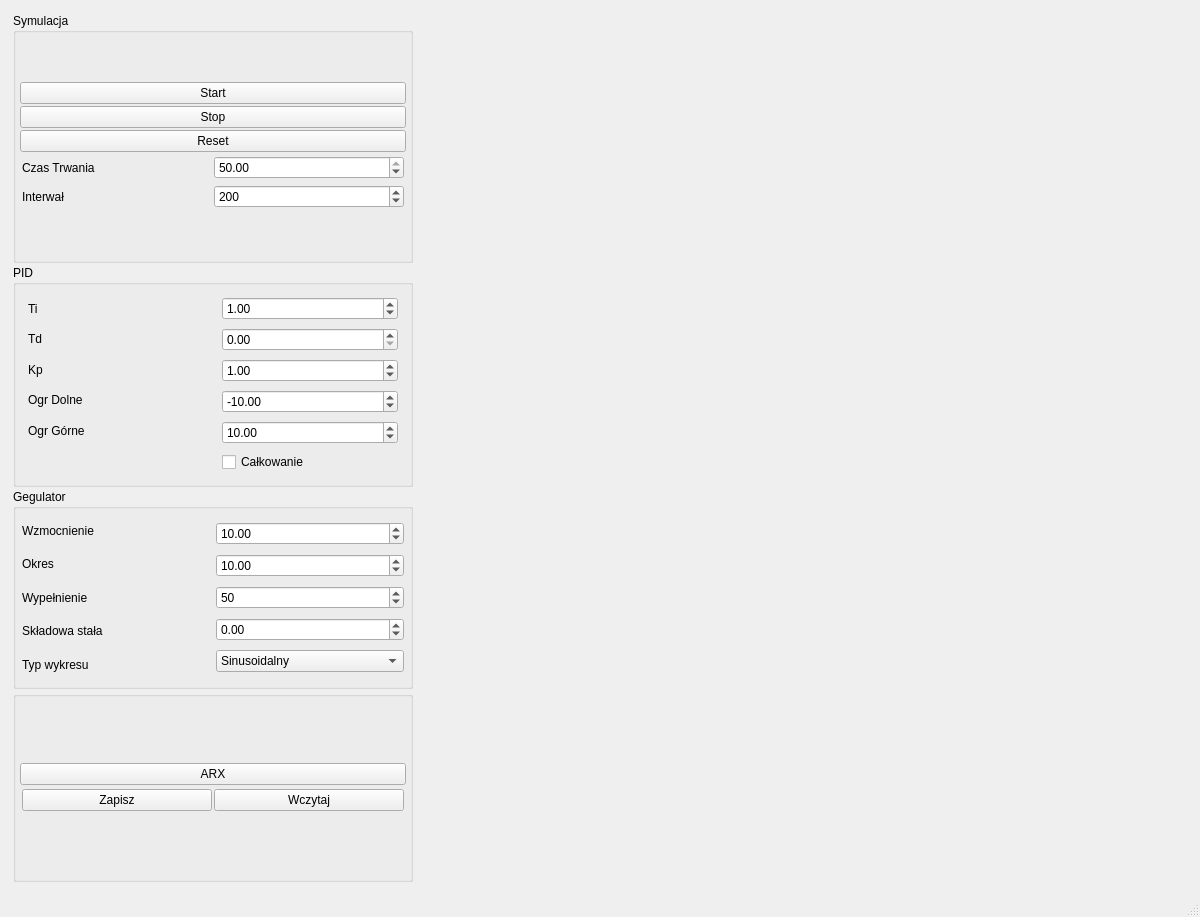
<?xml version="1.0" encoding="UTF-8"?>
<ui version="4.0">
 <class>MainWindow</class>
 <widget class="QMainWindow" name="MainWindow">
  <property name="geometry">
   <rect>
    <x>0</x>
    <y>0</y>
    <width>1200</width>
    <height>917</height>
   </rect>
  </property>
  <property name="sizePolicy">
   <sizepolicy hsizetype="Preferred" vsizetype="Preferred">
    <horstretch>0</horstretch>
    <verstretch>0</verstretch>
   </sizepolicy>
  </property>
  <property name="minimumSize">
   <size>
    <width>1200</width>
    <height>750</height>
   </size>
  </property>
  <property name="windowTitle">
   <string>MainWindow</string>
  </property>
  <widget class="QWidget" name="centralwidget">
   <layout class="QVBoxLayout" name="verticalLayout_6">
    <item>
     <layout class="QHBoxLayout" name="horizontalLayout_8">
      <property name="spacing">
       <number>2</number>
      </property>
      <property name="leftMargin">
       <number>2</number>
      </property>
      <property name="topMargin">
       <number>2</number>
      </property>
      <property name="rightMargin">
       <number>2</number>
      </property>
      <property name="bottomMargin">
       <number>2</number>
      </property>
      <item>
       <layout class="QVBoxLayout" name="verticalLayout_7">
        <property name="spacing">
         <number>2</number>
        </property>
        <property name="leftMargin">
         <number>2</number>
        </property>
        <property name="topMargin">
         <number>2</number>
        </property>
        <property name="rightMargin">
         <number>2</number>
        </property>
        <property name="bottomMargin">
         <number>2</number>
        </property>
        <item>
         <widget class="QGroupBox" name="symulacjagroupBox">
          <property name="sizePolicy">
           <sizepolicy hsizetype="Preferred" vsizetype="Preferred">
            <horstretch>0</horstretch>
            <verstretch>0</verstretch>
           </sizepolicy>
          </property>
          <property name="minimumSize">
           <size>
            <width>300</width>
            <height>250</height>
           </size>
          </property>
          <property name="maximumSize">
           <size>
            <width>400</width>
            <height>350</height>
           </size>
          </property>
          <property name="title">
           <string>Symulacja</string>
          </property>
          <layout class="QGridLayout" name="gridLayout_2">
           <property name="leftMargin">
            <number>2</number>
           </property>
           <property name="topMargin">
            <number>2</number>
           </property>
           <property name="rightMargin">
            <number>2</number>
           </property>
           <property name="bottomMargin">
            <number>2</number>
           </property>
           <property name="spacing">
            <number>2</number>
           </property>
           <item row="0" column="0">
            <layout class="QVBoxLayout" name="verticalLayout_4">
             <property name="spacing">
              <number>2</number>
             </property>
             <property name="sizeConstraint">
              <enum>QLayout::SetDefaultConstraint</enum>
             </property>
             <property name="leftMargin">
              <number>2</number>
             </property>
             <property name="topMargin">
              <number>2</number>
             </property>
             <property name="rightMargin">
              <number>2</number>
             </property>
             <property name="bottomMargin">
              <number>2</number>
             </property>
             <item>
              <widget class="QPushButton" name="StartPB">
               <property name="sizePolicy">
                <sizepolicy hsizetype="Expanding" vsizetype="Fixed">
                 <horstretch>0</horstretch>
                 <verstretch>0</verstretch>
                </sizepolicy>
               </property>
               <property name="text">
                <string>Start</string>
               </property>
              </widget>
             </item>
             <item>
              <widget class="QPushButton" name="StopPB">
               <property name="sizePolicy">
                <sizepolicy hsizetype="Expanding" vsizetype="Fixed">
                 <horstretch>0</horstretch>
                 <verstretch>0</verstretch>
                </sizepolicy>
               </property>
               <property name="text">
                <string>Stop</string>
               </property>
              </widget>
             </item>
             <item>
              <widget class="QPushButton" name="ResetPB">
               <property name="sizePolicy">
                <sizepolicy hsizetype="Expanding" vsizetype="Fixed">
                 <horstretch>0</horstretch>
                 <verstretch>0</verstretch>
                </sizepolicy>
               </property>
               <property name="text">
                <string>Reset</string>
               </property>
              </widget>
             </item>
             <item>
              <layout class="QHBoxLayout" name="horizontalLayout_3">
               <property name="spacing">
                <number>2</number>
               </property>
               <property name="leftMargin">
                <number>2</number>
               </property>
               <property name="topMargin">
                <number>2</number>
               </property>
               <property name="rightMargin">
                <number>2</number>
               </property>
               <property name="bottomMargin">
                <number>2</number>
               </property>
               <item>
                <widget class="QLabel" name="label_5">
                 <property name="sizePolicy">
                  <sizepolicy hsizetype="Expanding" vsizetype="Preferred">
                   <horstretch>0</horstretch>
                   <verstretch>0</verstretch>
                  </sizepolicy>
                 </property>
                 <property name="text">
                  <string>Czas Trwania</string>
                 </property>
                </widget>
               </item>
               <item>
                <widget class="QDoubleSpinBox" name="czasTrwaniadoubleSpinBox">
                 <property name="sizePolicy">
                  <sizepolicy hsizetype="Expanding" vsizetype="Fixed">
                   <horstretch>0</horstretch>
                   <verstretch>0</verstretch>
                  </sizepolicy>
                 </property>
                 <property name="minimum">
                  <double>1.000000000000000</double>
                 </property>
                 <property name="maximum">
                  <double>50.000000000000000</double>
                 </property>
                 <property name="value">
                  <double>50.000000000000000</double>
                 </property>
                </widget>
               </item>
              </layout>
             </item>
             <item>
              <layout class="QHBoxLayout" name="horizontalLayout_2">
               <property name="spacing">
                <number>2</number>
               </property>
               <property name="leftMargin">
                <number>2</number>
               </property>
               <property name="topMargin">
                <number>2</number>
               </property>
               <property name="rightMargin">
                <number>2</number>
               </property>
               <property name="bottomMargin">
                <number>2</number>
               </property>
               <item>
                <widget class="QLabel" name="label_4">
                 <property name="sizePolicy">
                  <sizepolicy hsizetype="Expanding" vsizetype="Preferred">
                   <horstretch>0</horstretch>
                   <verstretch>0</verstretch>
                  </sizepolicy>
                 </property>
                 <property name="text">
                  <string>Interwał</string>
                 </property>
                </widget>
               </item>
               <item>
                <widget class="QSpinBox" name="interwalSpinBox">
                 <property name="sizePolicy">
                  <sizepolicy hsizetype="Expanding" vsizetype="Fixed">
                   <horstretch>0</horstretch>
                   <verstretch>0</verstretch>
                  </sizepolicy>
                 </property>
                 <property name="minimum">
                  <number>10</number>
                 </property>
                 <property name="maximum">
                  <number>1000</number>
                 </property>
                 <property name="value">
                  <number>200</number>
                 </property>
                </widget>
               </item>
              </layout>
             </item>
            </layout>
           </item>
          </layout>
         </widget>
        </item>
        <item>
         <widget class="QGroupBox" name="PIDgroupBox">
          <property name="sizePolicy">
           <sizepolicy hsizetype="Preferred" vsizetype="Preferred">
            <horstretch>0</horstretch>
            <verstretch>0</verstretch>
           </sizepolicy>
          </property>
          <property name="minimumSize">
           <size>
            <width>300</width>
            <height>200</height>
           </size>
          </property>
          <property name="maximumSize">
           <size>
            <width>400</width>
            <height>300</height>
           </size>
          </property>
          <property name="title">
           <string>PID</string>
          </property>
          <layout class="QGridLayout" name="gridLayout_3">
           <property name="leftMargin">
            <number>2</number>
           </property>
           <property name="topMargin">
            <number>2</number>
           </property>
           <property name="rightMargin">
            <number>2</number>
           </property>
           <property name="bottomMargin">
            <number>2</number>
           </property>
           <property name="spacing">
            <number>2</number>
           </property>
           <item row="0" column="0">
            <layout class="QHBoxLayout" name="horizontalLayout">
             <property name="spacing">
              <number>2</number>
             </property>
             <property name="sizeConstraint">
              <enum>QLayout::SetDefaultConstraint</enum>
             </property>
             <property name="leftMargin">
              <number>2</number>
             </property>
             <property name="topMargin">
              <number>2</number>
             </property>
             <property name="rightMargin">
              <number>2</number>
             </property>
             <property name="bottomMargin">
              <number>2</number>
             </property>
             <item>
              <layout class="QVBoxLayout" name="verticalLayout_2">
               <property name="spacing">
                <number>8</number>
               </property>
               <property name="sizeConstraint">
                <enum>QLayout::SetDefaultConstraint</enum>
               </property>
               <property name="leftMargin">
                <number>8</number>
               </property>
               <property name="topMargin">
                <number>8</number>
               </property>
               <property name="rightMargin">
                <number>8</number>
               </property>
               <property name="bottomMargin">
                <number>8</number>
               </property>
               <item>
                <widget class="QLabel" name="label">
                 <property name="sizePolicy">
                  <sizepolicy hsizetype="Expanding" vsizetype="Preferred">
                   <horstretch>0</horstretch>
                   <verstretch>0</verstretch>
                  </sizepolicy>
                 </property>
                 <property name="text">
                  <string>Ti</string>
                 </property>
                </widget>
               </item>
               <item>
                <widget class="QLabel" name="label_2">
                 <property name="sizePolicy">
                  <sizepolicy hsizetype="Expanding" vsizetype="Preferred">
                   <horstretch>0</horstretch>
                   <verstretch>0</verstretch>
                  </sizepolicy>
                 </property>
                 <property name="text">
                  <string>Td</string>
                 </property>
                </widget>
               </item>
               <item>
                <widget class="QLabel" name="label_3">
                 <property name="sizePolicy">
                  <sizepolicy hsizetype="Expanding" vsizetype="Preferred">
                   <horstretch>0</horstretch>
                   <verstretch>0</verstretch>
                  </sizepolicy>
                 </property>
                 <property name="text">
                  <string>Kp</string>
                 </property>
                </widget>
               </item>
               <item>
                <widget class="QLabel" name="label_6">
                 <property name="sizePolicy">
                  <sizepolicy hsizetype="Expanding" vsizetype="Preferred">
                   <horstretch>0</horstretch>
                   <verstretch>0</verstretch>
                  </sizepolicy>
                 </property>
                 <property name="text">
                  <string>Ogr Dolne</string>
                 </property>
                </widget>
               </item>
               <item>
                <widget class="QLabel" name="label_7">
                 <property name="sizePolicy">
                  <sizepolicy hsizetype="Expanding" vsizetype="Preferred">
                   <horstretch>0</horstretch>
                   <verstretch>0</verstretch>
                  </sizepolicy>
                 </property>
                 <property name="text">
                  <string>Ogr Górne</string>
                 </property>
                </widget>
               </item>
               <item>
                <widget class="QLabel" name="label_10">
                 <property name="text">
                  <string/>
                 </property>
                </widget>
               </item>
              </layout>
             </item>
             <item>
              <layout class="QVBoxLayout" name="verticalLayout">
               <property name="spacing">
                <number>8</number>
               </property>
               <property name="sizeConstraint">
                <enum>QLayout::SetDefaultConstraint</enum>
               </property>
               <property name="leftMargin">
                <number>8</number>
               </property>
               <property name="topMargin">
                <number>8</number>
               </property>
               <property name="rightMargin">
                <number>8</number>
               </property>
               <property name="bottomMargin">
                <number>8</number>
               </property>
               <item>
                <widget class="QDoubleSpinBox" name="TiSpinBox">
                 <property name="sizePolicy">
                  <sizepolicy hsizetype="Expanding" vsizetype="Fixed">
                   <horstretch>0</horstretch>
                   <verstretch>0</verstretch>
                  </sizepolicy>
                 </property>
                 <property name="maximum">
                  <double>1000.000000000000000</double>
                 </property>
                 <property name="singleStep">
                  <double>0.010000000000000</double>
                 </property>
                 <property name="value">
                  <double>1.000000000000000</double>
                 </property>
                </widget>
               </item>
               <item>
                <widget class="QDoubleSpinBox" name="TdSpinBox">
                 <property name="sizePolicy">
                  <sizepolicy hsizetype="Expanding" vsizetype="Fixed">
                   <horstretch>0</horstretch>
                   <verstretch>0</verstretch>
                  </sizepolicy>
                 </property>
                 <property name="maximum">
                  <double>1000.000000000000000</double>
                 </property>
                 <property name="singleStep">
                  <double>0.010000000000000</double>
                 </property>
                </widget>
               </item>
               <item>
                <widget class="QDoubleSpinBox" name="KpSpinBox">
                 <property name="sizePolicy">
                  <sizepolicy hsizetype="Expanding" vsizetype="Fixed">
                   <horstretch>0</horstretch>
                   <verstretch>0</verstretch>
                  </sizepolicy>
                 </property>
                 <property name="decimals">
                  <number>2</number>
                 </property>
                 <property name="maximum">
                  <double>100.000000000000000</double>
                 </property>
                 <property name="singleStep">
                  <double>0.010000000000000</double>
                 </property>
                 <property name="value">
                  <double>1.000000000000000</double>
                 </property>
                </widget>
               </item>
               <item>
                <widget class="QDoubleSpinBox" name="ogrDolneSpinBox">
                 <property name="sizePolicy">
                  <sizepolicy hsizetype="Expanding" vsizetype="Fixed">
                   <horstretch>0</horstretch>
                   <verstretch>0</verstretch>
                  </sizepolicy>
                 </property>
                 <property name="minimum">
                  <double>-100.000000000000000</double>
                 </property>
                 <property name="maximum">
                  <double>0.000000000000000</double>
                 </property>
                 <property name="value">
                  <double>-10.000000000000000</double>
                 </property>
                </widget>
               </item>
               <item>
                <widget class="QDoubleSpinBox" name="ogrGornedoubleSpinBox">
                 <property name="sizePolicy">
                  <sizepolicy hsizetype="Expanding" vsizetype="Fixed">
                   <horstretch>0</horstretch>
                   <verstretch>0</verstretch>
                  </sizepolicy>
                 </property>
                 <property name="maximum">
                  <double>100.000000000000000</double>
                 </property>
                 <property name="value">
                  <double>10.000000000000000</double>
                 </property>
                </widget>
               </item>
               <item>
                <widget class="QCheckBox" name="CzyCalkacheckBox">
                 <property name="text">
                  <string>Całkowanie</string>
                 </property>
                 <property name="checked">
                  <bool>false</bool>
                 </property>
                </widget>
               </item>
              </layout>
             </item>
            </layout>
           </item>
          </layout>
         </widget>
        </item>
        <item>
         <widget class="QGroupBox" name="regulatorgroupBox">
          <property name="sizePolicy">
           <sizepolicy hsizetype="Preferred" vsizetype="Preferred">
            <horstretch>0</horstretch>
            <verstretch>0</verstretch>
           </sizepolicy>
          </property>
          <property name="minimumSize">
           <size>
            <width>300</width>
            <height>200</height>
           </size>
          </property>
          <property name="maximumSize">
           <size>
            <width>400</width>
            <height>300</height>
           </size>
          </property>
          <property name="title">
           <string>Gegulator</string>
          </property>
          <layout class="QHBoxLayout" name="horizontalLayout_6">
           <property name="spacing">
            <number>2</number>
           </property>
           <property name="leftMargin">
            <number>2</number>
           </property>
           <property name="topMargin">
            <number>2</number>
           </property>
           <property name="rightMargin">
            <number>2</number>
           </property>
           <property name="bottomMargin">
            <number>2</number>
           </property>
           <item>
            <layout class="QHBoxLayout" name="horizontalLayout_4">
             <property name="spacing">
              <number>2</number>
             </property>
             <property name="sizeConstraint">
              <enum>QLayout::SetDefaultConstraint</enum>
             </property>
             <property name="leftMargin">
              <number>2</number>
             </property>
             <property name="topMargin">
              <number>2</number>
             </property>
             <property name="rightMargin">
              <number>2</number>
             </property>
             <property name="bottomMargin">
              <number>2</number>
             </property>
             <item>
              <layout class="QVBoxLayout" name="verticalLayout_3">
               <property name="spacing">
                <number>2</number>
               </property>
               <property name="sizeConstraint">
                <enum>QLayout::SetDefaultConstraint</enum>
               </property>
               <property name="leftMargin">
                <number>2</number>
               </property>
               <property name="topMargin">
                <number>2</number>
               </property>
               <property name="rightMargin">
                <number>2</number>
               </property>
               <property name="bottomMargin">
                <number>2</number>
               </property>
               <item>
                <widget class="QLabel" name="label_8">
                 <property name="sizePolicy">
                  <sizepolicy hsizetype="Expanding" vsizetype="Preferred">
                   <horstretch>0</horstretch>
                   <verstretch>0</verstretch>
                  </sizepolicy>
                 </property>
                 <property name="text">
                  <string>Wzmocnienie</string>
                 </property>
                </widget>
               </item>
               <item>
                <widget class="QLabel" name="label_11">
                 <property name="text">
                  <string>Okres</string>
                 </property>
                </widget>
               </item>
               <item>
                <widget class="QLabel" name="label_12">
                 <property name="text">
                  <string>Wypełnienie</string>
                 </property>
                </widget>
               </item>
               <item>
                <widget class="QLabel" name="label_13">
                 <property name="text">
                  <string>Składowa stała</string>
                 </property>
                </widget>
               </item>
               <item>
                <widget class="QLabel" name="label_9">
                 <property name="sizePolicy">
                  <sizepolicy hsizetype="Expanding" vsizetype="Preferred">
                   <horstretch>0</horstretch>
                   <verstretch>0</verstretch>
                  </sizepolicy>
                 </property>
                 <property name="text">
                  <string>Typ wykresu</string>
                 </property>
                </widget>
               </item>
              </layout>
             </item>
             <item>
              <layout class="QVBoxLayout" name="verticalLayout_5">
               <property name="spacing">
                <number>2</number>
               </property>
               <property name="sizeConstraint">
                <enum>QLayout::SetDefaultConstraint</enum>
               </property>
               <property name="leftMargin">
                <number>2</number>
               </property>
               <property name="topMargin">
                <number>2</number>
               </property>
               <property name="rightMargin">
                <number>2</number>
               </property>
               <property name="bottomMargin">
                <number>2</number>
               </property>
               <item>
                <widget class="QDoubleSpinBox" name="wzmacniaczSpinBox">
                 <property name="sizePolicy">
                  <sizepolicy hsizetype="Expanding" vsizetype="Fixed">
                   <horstretch>0</horstretch>
                   <verstretch>0</verstretch>
                  </sizepolicy>
                 </property>
                 <property name="maximum">
                  <double>100.000000000000000</double>
                 </property>
                 <property name="singleStep">
                  <double>0.010000000000000</double>
                 </property>
                 <property name="value">
                  <double>10.000000000000000</double>
                 </property>
                </widget>
               </item>
               <item>
                <widget class="QDoubleSpinBox" name="OkresdoubleSpinBox">
                 <property name="minimum">
                  <double>0.010000000000000</double>
                 </property>
                 <property name="maximum">
                  <double>100.000000000000000</double>
                 </property>
                 <property name="singleStep">
                  <double>0.010000000000000</double>
                 </property>
                 <property name="value">
                  <double>10.000000000000000</double>
                 </property>
                </widget>
               </item>
               <item>
                <widget class="QSpinBox" name="WypelnieniespinBox">
                 <property name="maximum">
                  <number>100</number>
                 </property>
                 <property name="value">
                  <number>50</number>
                 </property>
                 <property name="displayIntegerBase">
                  <number>10</number>
                 </property>
                </widget>
               </item>
               <item>
                <widget class="QDoubleSpinBox" name="StalaSkladowadoubleSpinBox_3">
                 <property name="minimum">
                  <double>-100.000000000000000</double>
                 </property>
                 <property name="maximum">
                  <double>100.000000000000000</double>
                 </property>
                 <property name="singleStep">
                  <double>0.010000000000000</double>
                 </property>
                </widget>
               </item>
               <item>
                <widget class="QComboBox" name="typComboBox">
                 <property name="sizePolicy">
                  <sizepolicy hsizetype="Expanding" vsizetype="Fixed">
                   <horstretch>0</horstretch>
                   <verstretch>0</verstretch>
                  </sizepolicy>
                 </property>
                 <item>
                  <property name="text">
                   <string>Sinusoidalny</string>
                  </property>
                 </item>
                 <item>
                  <property name="text">
                   <string>Prostokątny</string>
                  </property>
                 </item>
                </widget>
               </item>
              </layout>
             </item>
            </layout>
           </item>
          </layout>
         </widget>
        </item>
        <item>
         <widget class="QGroupBox" name="zapOdczgroupBox">
          <property name="sizePolicy">
           <sizepolicy hsizetype="Preferred" vsizetype="Preferred">
            <horstretch>0</horstretch>
            <verstretch>0</verstretch>
           </sizepolicy>
          </property>
          <property name="minimumSize">
           <size>
            <width>300</width>
            <height>100</height>
           </size>
          </property>
          <property name="maximumSize">
           <size>
            <width>400</width>
            <height>300</height>
           </size>
          </property>
          <property name="title">
           <string/>
          </property>
          <layout class="QGridLayout" name="gridLayout_4">
           <property name="leftMargin">
            <number>2</number>
           </property>
           <property name="topMargin">
            <number>2</number>
           </property>
           <property name="rightMargin">
            <number>2</number>
           </property>
           <property name="bottomMargin">
            <number>2</number>
           </property>
           <property name="spacing">
            <number>2</number>
           </property>
           <item row="0" column="0">
            <layout class="QVBoxLayout" name="verticalLayout_10">
             <property name="spacing">
              <number>2</number>
             </property>
             <property name="leftMargin">
              <number>2</number>
             </property>
             <property name="topMargin">
              <number>2</number>
             </property>
             <property name="rightMargin">
              <number>2</number>
             </property>
             <property name="bottomMargin">
              <number>2</number>
             </property>
             <item>
              <widget class="QPushButton" name="ARXpushButton">
               <property name="text">
                <string>ARX</string>
               </property>
              </widget>
             </item>
             <item>
              <layout class="QHBoxLayout" name="horizontalLayout_5">
               <property name="spacing">
                <number>2</number>
               </property>
               <property name="leftMargin">
                <number>2</number>
               </property>
               <property name="topMargin">
                <number>2</number>
               </property>
               <property name="rightMargin">
                <number>2</number>
               </property>
               <property name="bottomMargin">
                <number>2</number>
               </property>
               <item>
                <widget class="QPushButton" name="zapiszPushButton">
                 <property name="sizePolicy">
                  <sizepolicy hsizetype="Expanding" vsizetype="Fixed">
                   <horstretch>0</horstretch>
                   <verstretch>0</verstretch>
                  </sizepolicy>
                 </property>
                 <property name="text">
                  <string>Zapisz</string>
                 </property>
                </widget>
               </item>
               <item>
                <widget class="QPushButton" name="wczytajPushButton">
                 <property name="sizePolicy">
                  <sizepolicy hsizetype="Expanding" vsizetype="Fixed">
                   <horstretch>0</horstretch>
                   <verstretch>0</verstretch>
                  </sizepolicy>
                 </property>
                 <property name="text">
                  <string>Wczytaj</string>
                 </property>
                </widget>
               </item>
              </layout>
             </item>
            </layout>
           </item>
          </layout>
         </widget>
        </item>
       </layout>
      </item>
      <item>
       <layout class="QVBoxLayout" name="verticalLayout_8">
        <property name="spacing">
         <number>2</number>
        </property>
        <property name="leftMargin">
         <number>2</number>
        </property>
        <property name="topMargin">
         <number>2</number>
        </property>
        <property name="rightMargin">
         <number>2</number>
        </property>
        <property name="bottomMargin">
         <number>2</number>
        </property>
        <item>
         <widget class="QCustomPlot" name="WykresSterowanie" native="true"/>
        </item>
        <item>
         <widget class="QCustomPlot" name="WykresUchyb" native="true"/>
        </item>
        <item>
         <widget class="QCustomPlot" name="WykresPID" native="true"/>
        </item>
        <item>
         <widget class="QCustomPlot" name="WykresZadanaRegulowana" native="true"/>
        </item>
       </layout>
      </item>
     </layout>
    </item>
   </layout>
  </widget>
  <widget class="QMenuBar" name="menubar">
   <property name="geometry">
    <rect>
     <x>0</x>
     <y>0</y>
     <width>1200</width>
     <height>21</height>
    </rect>
   </property>
  </widget>
  <widget class="QStatusBar" name="statusbar"/>
 </widget>
 <customwidgets>
  <customwidget>
   <class>QCustomPlot</class>
   <extends>QWidget</extends>
   <header>qcustomplot.h</header>
   <container>1</container>
  </customwidget>
 </customwidgets>
 <resources/>
 <connections/>
</ui>
